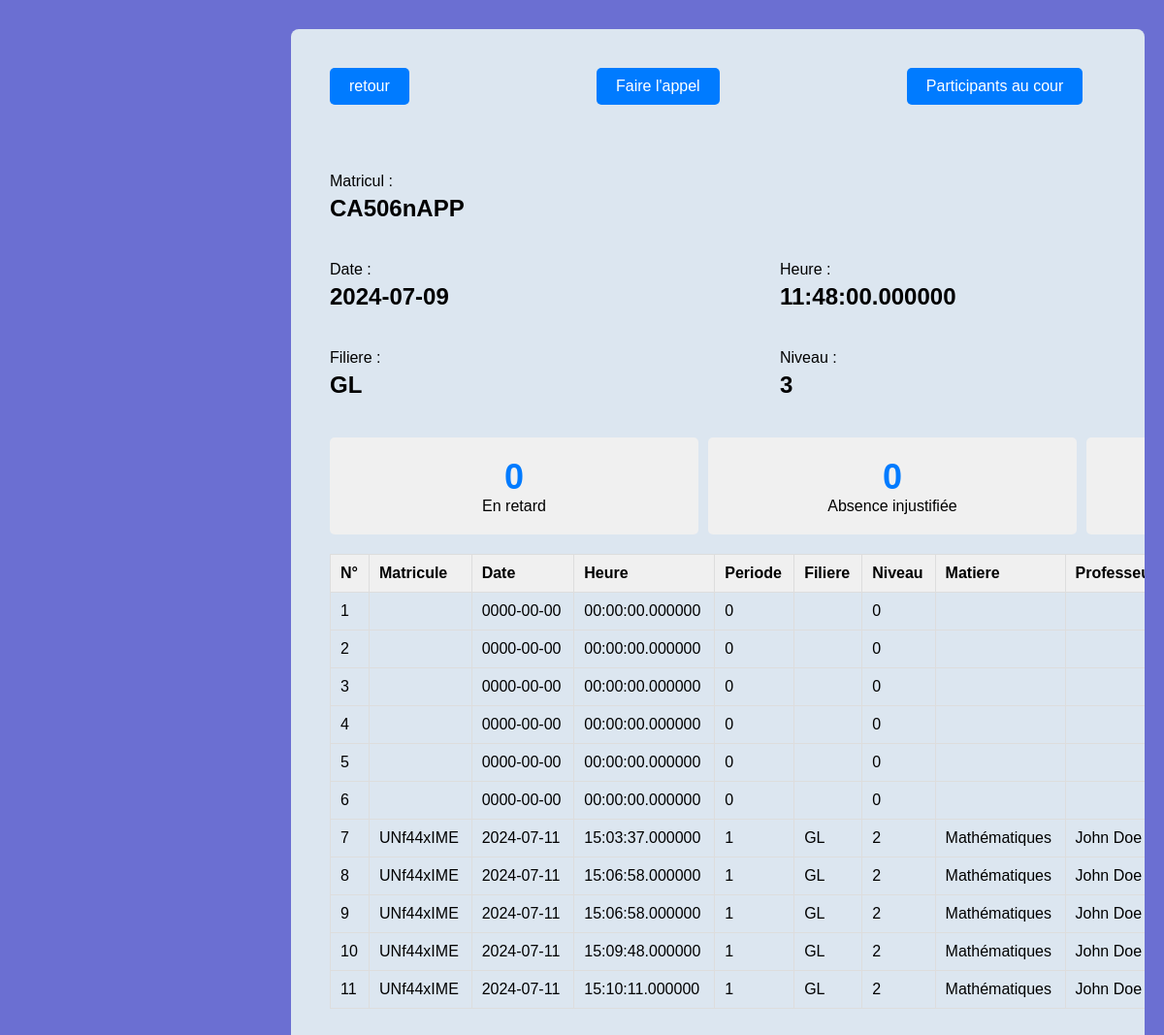
Screenshot of /campus/pages/cahier_de_presence/appel.php?id=1 (signed in) with the database file from the repository.
### tables this page shows
CREATE TABLE `cahier_appel` (
  `id` int(11) NOT NULL,
  `matricul` varchar(255) NOT NULL,
  `date` date NOT NULL,
  `heure` time(6) NOT NULL,
  `periode` int(255) NOT NULL,
  `filiere` varchar(255) NOT NULL,
  `niveau` int(255) NOT NULL,
  `matiere` varchar(255) NOT NULL,
  `professeur` varchar(255) NOT NULL
);

CREATE TABLE `appel` (
  `id` int(11) NOT NULL,
  `matricul` varchar(255) NOT NULL,
  `date` date NOT NULL,
  `heure` time(6) NOT NULL,
  `periode` int(255) NOT NULL,
  `filiere` varchar(255) NOT NULL,
  `niveau` int(255) NOT NULL,
  `matiere` varchar(255) NOT NULL,
  `professeur` varchar(255) NOT NULL,
  `m_eleve` varchar(255) NOT NULL,
  `nom_eleve` varchar(255) NOT NULL,
  `etat` tinyint(1) NOT NULL
);

### campus/pages/cahier_de_presence/appel.php (the view, shortened to what this page needs)
<?php
$dsn = 'mysql:host=localhost;dbname=campus_school';
$username = 'root';
$password = '';
try {
    $pdo = new PDO($dsn, $username, $password);
    $pdo->setAttribute(PDO::ATTR_ERRMODE, PDO::ERRMODE_EXCEPTION);
    if (isset($_GET['id'])) {
        $id = $_GET['id'];
        $sql = "SELECT * FROM cahier_appel WHERE id = :id";
        $stmt = $pdo->prepare($sql);
        $stmt->bindParam(':id', $id, PDO::PARAM_STR);
        $stmt->execute();
        $cahier = $stmt->fetch(PDO::FETCH_ASSOC);
    } else {
        echo "id non fourni";
        exit();
    }
} catch (PDOException $e) {
    echo 'Erreur : ' . $e->getMessage();
    exit();
}
?>
<!DOCTYPE html>
<html lang="fr">
<head>
    <link rel="stylesheet" href="style_appel.css">
</head>
<body>
                    <?php
                        try {
                            $pdo = new PDO($dsn, $username, $password);
                            $pdo->setAttribute(PDO::ATTR_ERRMODE, PDO::ERRMODE_EXCEPTION);
                        } catch (PDOException $e) {
                            echo 'Erreur : ' . $e->getMessage();
                        }
                        ?>
    <main>
    <div class="container">
        <div class="controls">
            <a href="cahier_de_presence.php"><button>retour</button></a>
            <button id="openAttendanceModalBtn">Faire l'appel</button>
            <button id="openVerifyModalBtn">Participants au cour</button>
        </div>
        <div class="filters">
            <div class="filter">
                <label  for="date-debut">Matricul :</label>
                 <h2><?php echo htmlspecialchars($cahier['matricul']); ?></h2>
            </div>
        </div>
        <div class="filters">
            <div class="filter">
                <label  for="date-debut">Date :</label>
                 <h2><?php echo htmlspecialchars($cahier['date']); ?></h2>
            </div>
            <div class="filter">
                <label  for="date-debut">Heure :</label>
                 <h2><?php echo htmlspecialchars($cahier['heure']); ?></h2>
            </div>
        </div>
        <div class="filters">
            <div class="filter">
                <label  for="date-debut">Filiere :</label>
                 <h2><?php echo htmlspecialchars($cahier['filiere']); ?></h2>
            </div>
            <div class="filter">
                <label  for="date-debut">Niveau :</label>
                 <h2><?php echo htmlspecialchars($cahier['niveau']); ?></h2>
            </div>
        </div>
        <div class="stats">
            <div class="stat">
                <h2><span class="number">0</span></h2>
                <span class="label">En retard</span>
            </div>
            <div class="stat">
                <h2><span class="number">0</span></h2>
                <span class="label">Absence injustifiée</span>
            </div>
            <div class="stat">
                <h2><span class="number">0</span></h2>
            </div>
        </div>
        <div class="table-container">
            <table>
                <thead>
                    <tr>
                        <th>N°</th>
                        <th>Matricule</th>
                        <th>Date</th>
                        <th>Heure</th>
                        <th>Periode</th>
                        <th>Filiere</th>
                        <th>Niveau</th>
                        <th>Matiere</th>
                        <th>Professeur</th>
                    </tr>
                </thead>
                <tbody>
                    <?php
                        try {
                            $sql = "SELECT * FROM appel";
                            $stmt = $pdo->prepare($sql);
                            $stmt->execute();
                            $counter = 1;
                            while ($row = $stmt->fetch(PDO::FETCH_ASSOC)) {
                                echo "<tr>
                                        <td>" . $counter++ . "</td>
                                        <td>" . htmlspecialchars($row["matricul"]) . "</td>
                                        <td>" . htmlspecialchars($row["date"]) . "</td>
                                        <td>" . htmlspecialchars($row["heure"]) . "</td>
                                        <td>" . htmlspecialchars($row["periode"]) . "</td>
                                        <td>" . htmlspecialchars($row["filiere"]) . "</td>
                                        <td>" . htmlspecialchars($row["niveau"]) . "</td>
                                        <td>" . htmlspecialchars($row["matiere"]) . "</td>
                                        <td>" . htmlspecialchars($row["professeur"]) . "</td>
                                        <td>" . htmlspecialchars($row["m_eleve"]) . "</td>
                                        <td>" . htmlspecialchars($row["nom_eleve"]) . "</td>
                                        <td>" . htmlspecialchars($row["etat"]) . "</td>
                                    </tr>";
                            }
                        } catch (PDOException $e) {
                            echo 'Erreur : ' . $e->getMessage();
                        }
                    ?>
                </tbody>
            </table>
        </div>
    </div>
    </main>
</body>
</html>

### campus/pages/cahier_de_presence/style_appel.css (style rules this page uses)
:root { --primary-color: #191919; --white: #FFFFFF; --sidebar-primary: #353E47; --sidebar-primary-hover: #353E47; --sidebar-background: #070E13; --background: #F1F3FF; --text-link: #FFFFFF; --headline: #CBD1D8; --expand-button: #353E47; --logout: #FA7575; --primary: #605DFF; --primary-dark: #4a00e0; --primary-light: #5DA8FF; --secondary: #1D1D1D; --social-background: #E9E9E9; --social-background-hover: #dddddd; --text: #1F2346; --white: #FFFFFF; --violet: #8e2de2; }
* { margin: 0; padding: 0; box-sizing: border-box; }
body { font-family: Arial, sans-serif; display: flex; height: 100vh; overflow: hidden; background-color: #6b6fd2; }
main { margin-top: 30px; margin-left: 300px; margin-right: 20px; padding: 20px; background-color: #dce6f0; height: calc(100vh - 60px); overflow-y: auto; border-radius: 0.5rem; }
.container { width: 1200px; margin: auto; padding: 20px; }
.controls { display: flex; justify-content: space-between; margin-bottom: 20px; padding-bottom: 50px; }
.controls button { padding: 10px 20px; margin-right: 10px; background-color: #007BFF; color: #FFF; border: none; cursor: pointer; border-radius: 5px; }
.filters { display: flex; justify-content: space-between; margin-bottom: 20px; padding-bottom: 20px; }
.filters .filter { display: flex; flex-direction: column; width: 20%; }
.filters .filter label { margin-bottom: 5px; }
.stats { display: flex; justify-content: space-between; margin-bottom: 20px; }
.stats .stat { flex: 1; background-color: #F0F0F0; text-align: center; padding: 20px; margin-right: 10px; border-radius: 5px; }
.stats .stat h2 .number { margin: 0; font-size: 36px; color: #007bff; }
.stats .stat:last-child { margin-right: 0; }
.stats .number { font-size: 24px; color: #333; }
.table-container { overflow-x: auto; }
table { width: 100%; border-collapse: collapse; margin-bottom: 20px; }
table th, table td { border: 1px solid #DDD; padding: 10px; text-align: left; }
table th { background-color: #F0F0F0; }
button { padding: 10px; border: none; border-radius: 5px; background: #5cb85c; color: white; font-size: 16px; cursor: pointer; }

### rows the page displays
cahier_appel: matricul "CA506nAPP", date "2024-07-09", heure "11:48:00.000000", filiere "GL", niveau "3"
appel: date "0000-00-00", heure "00:00:00.000000", periode "0", niveau "0"
appel: date "0000-00-00", heure "00:00:00.000000", periode "0", niveau "0"
appel: date "0000-00-00", heure "00:00:00.000000", periode "0", niveau "0"
appel: date "0000-00-00", heure "00:00:00.000000", periode "0", niveau "0"
appel: date "0000-00-00", heure "00:00:00.000000", periode "0", niveau "0"
appel: date "0000-00-00", heure "00:00:00.000000", periode "0", niveau "0"
appel: matricul "UNf44xIME", date "2024-07-11", heure "15:03:37.000000", periode "1", filiere "GL", niveau "2", matiere "Mathématiques", professeur "John Doe"
appel: matricul "UNf44xIME", date "2024-07-11", heure "15:06:58.000000", periode "1", filiere "GL", niveau "2", matiere "Mathématiques", professeur "John Doe"
appel: matricul "UNf44xIME", date "2024-07-11", heure "15:06:58.000000", periode "1", filiere "GL", niveau "2", matiere "Mathématiques", professeur "John Doe"
appel: matricul "UNf44xIME", date "2024-07-11", heure "15:09:48.000000", periode "1", filiere "GL", niveau "2", matiere "Mathématiques", professeur "John Doe"
appel: matricul "UNf44xIME", date "2024-07-11", heure "15:10:11.000000", periode "1", filiere "GL", niveau "2", matiere "Mathématiques", professeur "John Doe"
